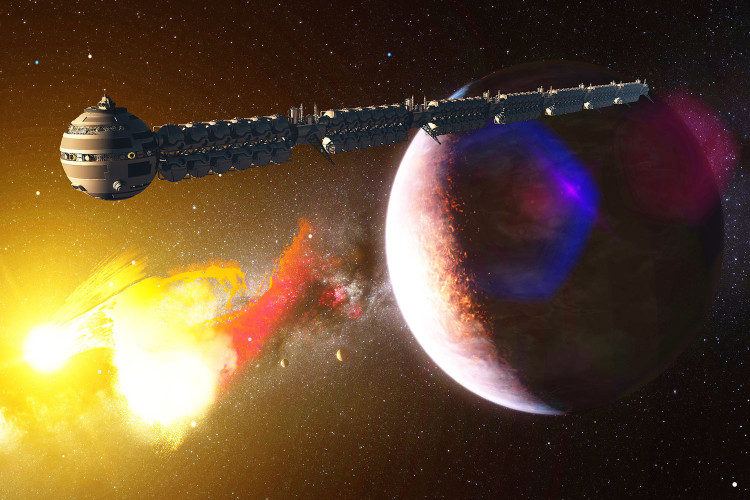
%> input picture Aula_7/images/space1.jpg, 1500 x 1000 px (shown at 1/2 size)
$ octave logical_color.m   (GNU Octave 9; MATLAB toolbox functions it lacks are replaced by stand-ins)
%> lines starting %> are read from the running program, lines starting %| are printed output that depends on the picture; in (x1, y1, x2, y2) boxes, pixels count from 0 and x2, y2 are one past the last pixel; in counts of white or black regions, pixels touching at a corner belong together; the program's own positions count from 1
clear;
clc;

image1 = imread('../images/space1.jpg');
%> image1 is the input picture: size 1000x1500x3 uint8; mean R, G, B 100.2, 76.5, 50.5
image2 = imread('../images/space2.jpg');
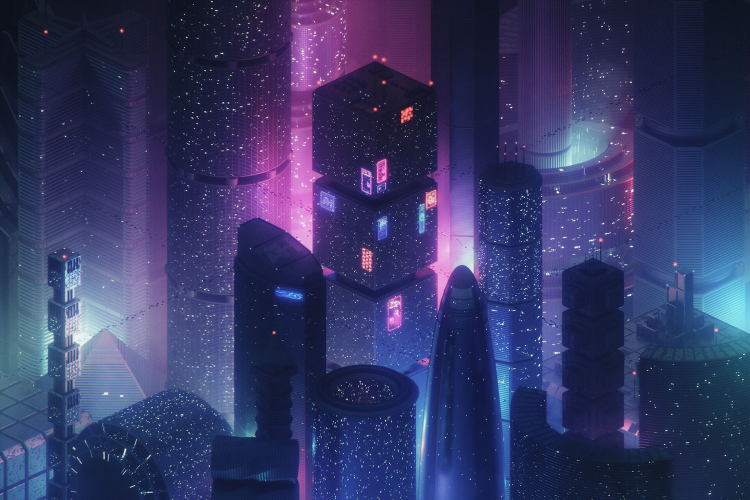
%> input picture Aula_7/images/space2.jpg, 1500 x 1000 px (shown at 1/2 size)
%> image2 is the input picture: size 1000x1500x3 uint8; mean R, G, B 53.4, 56.6, 101.7

[height width channels] = size(image1);
%> height = 1000; width = 1500; channels = 3

% NOT (complemento)

image1Not = bitcmp(image1);
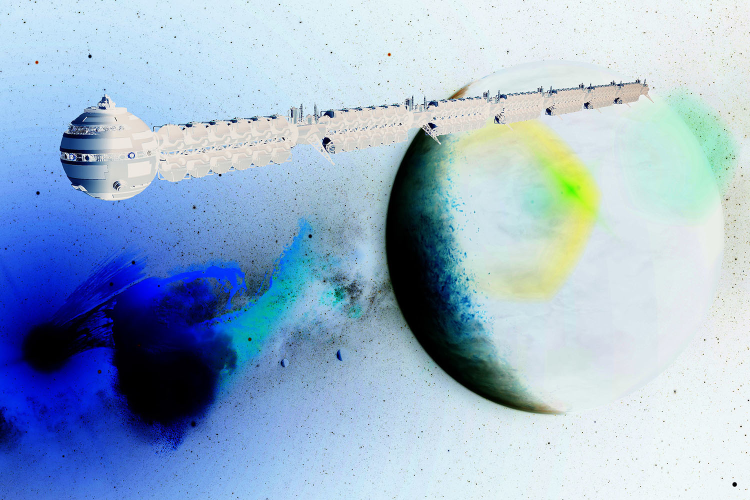
%> image1Not: size 1000x1500x3 uint8 (shown at 1/2 size); mean R, G, B 154.8, 178.5, 204.5

figure(3);
imshow(image1Not);
imwrite(image1Not, '../images/space1_not.jpg');

image2Not = bitcmp(image2);
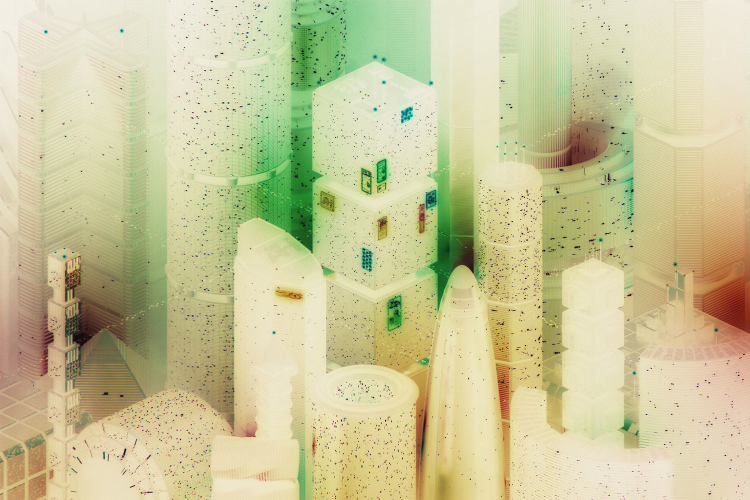
%> image2Not: size 1000x1500x3 uint8 (shown at 1/2 size); mean R, G, B 201.6, 198.4, 153.3

figure(4);
imshow(image2Not);
imwrite(image2Not, '../images/space2_not.jpg');

% AND

image12And = bitand(image1, image2);
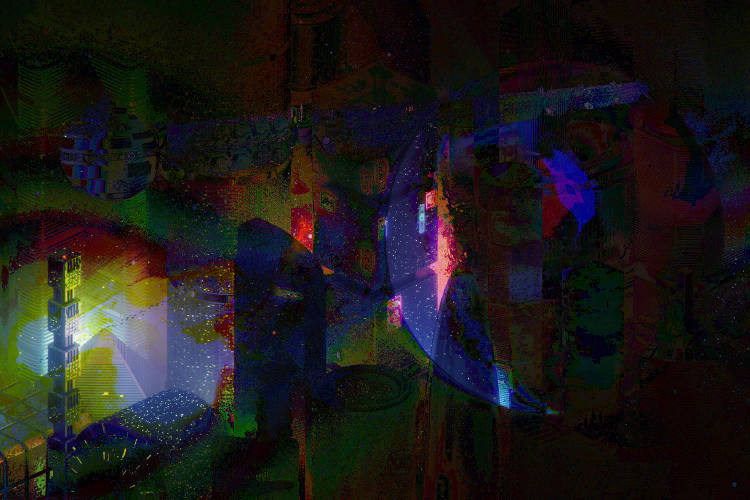
%> image12And: size 1000x1500x3 uint8 (shown at 1/2 size); mean R, G, B 28.7, 26.5, 25.8

figure(5);
imshow(image12And);
imwrite(image12And, '../images/space12_and.jpg');

% AND (m醩cara)

% Inicializando a m醩cara com 0 (ocultar).
mask = zeros(height, width, channels);

% Atribuindo 255 (manter) aos pixels na regi鉶 entre as linhas 200 a 700 e
% colunas entre 300 a 1200.
mask(200:700, 300:1200, :) = 255;
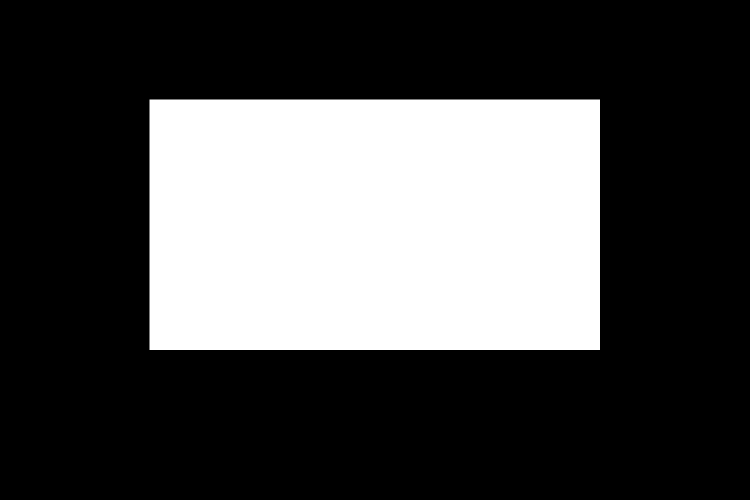
%> mask: size 1000x1500x3 double (shown at 1/2 size); 30.1% white; 1 white region, box (x1, y1, x2, y2) and area: (299, 199, 1200, 700) 451401

mask = uint8(mask);

figure(6);
imshow(mask);
imwrite(mask, '../images/mask.jpg');

image1Mask = bitand(image1, mask);

figure(7);
imshow(image1Mask);
imwrite(image1Mask, '../images/space1_mask.jpg');

image2Mask = bitand(image2, mask);

figure(8);
imshow(image2Mask);
imwrite(image2Mask, '../images/space2_mask.jpg');

% OR

image12Or = bitor(image1, image2);
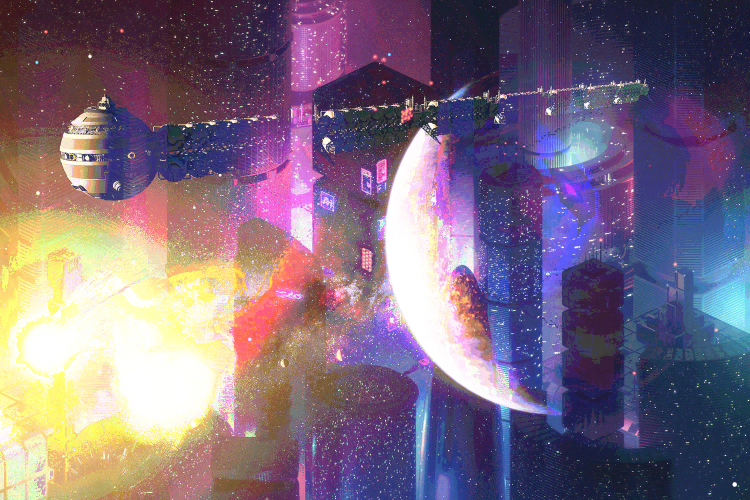
%> image12Or: size 1000x1500x3 uint8 (shown at 1/2 size); mean R, G, B 124.9, 106.6, 126.4

figure(9);
imshow(image12Or);
imwrite(image12Or, '../images/space12_or.jpg');

% XOR

image12Xor = bitxor(image1, image2);
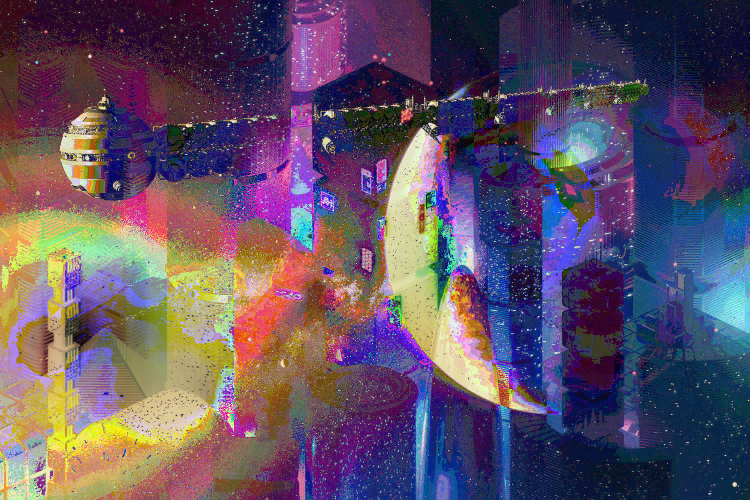
%> image12Xor: size 1000x1500x3 uint8 (shown at 1/2 size); mean R, G, B 96.2, 80.1, 100.7

figure(10);
imshow(image12Xor);
imwrite(image12Xor, '../images/space12_xor.jpg');
